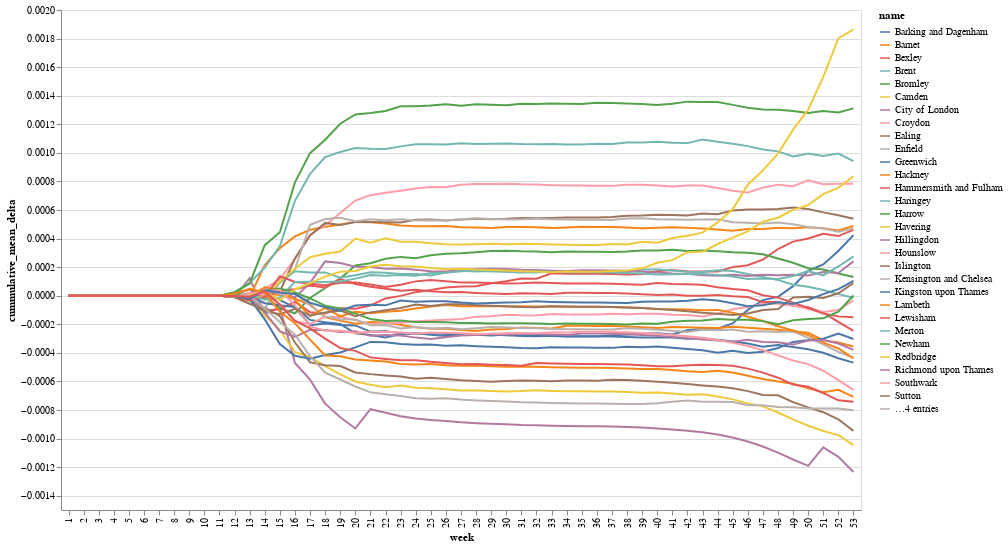

Notebook cell for this chart:
### Code cell
alt.data_transformers.disable_max_rows()

alt.Chart(london_covid_over_time).mark_line().encode(
    x='week:O',
    y='cummulative_mean_delta:Q',
    color='name',
    tooltip=['name']
).properties(
    width=800,
    height=500
).interactive()

### Figure 1 — Vega-Lite specification as saved in the notebook (floating-point values rounded to 4 significant figures; data arrays with more than 128 entries replaced by an {"elided": "..."} marker saying what was removed)
{"config": {"view": {"continuousWidth": 400, "continuousHeight": 300}}, "data": {"name": "data-67b3c075d1130e9f8e2940d61f62e9b9"}, "mark": "line", "encoding": {"color": {"type": "nominal", "field": "name"}, "tooltip": [{"type": "nominal", "field": "name"}], "x": {"type": "ordinal", "field": "week"}, "y": {"type": "quantitative", "field": "cummulative_mean_delta"}}, "height": 500, "selection": {"selector004": {"type": "interval", "bind": "scales", "encodings": ["x", "y"]}}, "width": 800, "$schema": "https://vega.github.io/schema/vega-lite/v4.8.1.json", "datasets": {"data-67b3c075d1130e9f8e2940d61f62e9b9": {"elided": "1749 records"}}}
